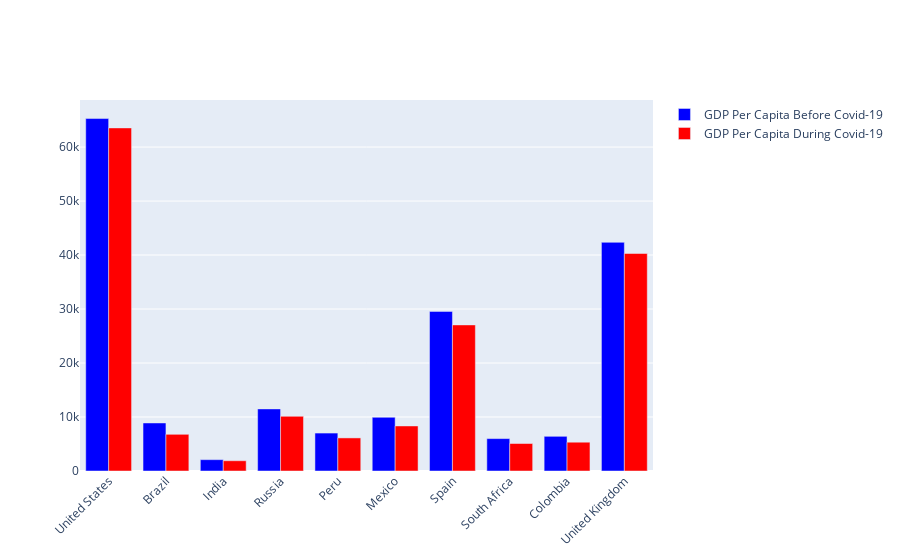

Here is the notebook cell this chart was saved with:
### Markdown cell above
Let’s compare the GDP per capita before covid-19 and during covid-19 to have a look at the impact of covid-19 on the GDP per capita:

### Code cell
fig = go.Figure()
fig.add_trace(go.Bar(
    x=data["Country"],
    y=data["GDP Before Covid"],
    name='GDP Per Capita Before Covid-19',
    marker_color='blue'
))
fig.add_trace(go.Bar(
    x=data["Country"],
    y=data["GDP During Covid"],
    name='GDP Per Capita During Covid-19',
    marker_color='red'
))
fig.update_layout(barmode='group', xaxis_tickangle=-45)
fig.show()

### Figure 1 — Plotly figure (JSON) as saved in the notebook; plotly's stock layout.template omitted (floating-point values rounded to 4 significant figures)
{"data": [{"marker": {"color": "blue"}, "name": "GDP Per Capita Before Covid-19", "type": "bar", "x": ["United States", "Brazil", "India", "Russia", "Peru", "Mexico", "Spain", "South Africa", "Colombia", "United Kingdom"], "y": [65280.0, 8897.0, 2101.0, 11500.0, 7028.0, 9946.0, 29560.0, 6001.0, 6425.0, 42350.0]}, {"marker": {"color": "red"}, "name": "GDP Per Capita During Covid-19", "type": "bar", "x": ["United States", "Brazil", "India", "Russia", "Peru", "Mexico", "Spain", "South Africa", "Colombia", "United Kingdom"], "y": [63540.0, 6797.0, 1901.0, 10130.0, 6127.0, 8347.0, 27060.0, 5091.0, 5333.0, 40280.0]}], "layout": {"autosize": true, "barmode": "group", "xaxis": {"autorange": true, "range": [-0.5, 9.5], "tickangle": -45, "type": "category"}, "yaxis": {"autorange": true, "range": [0, 68720.0], "type": "linear"}}}
